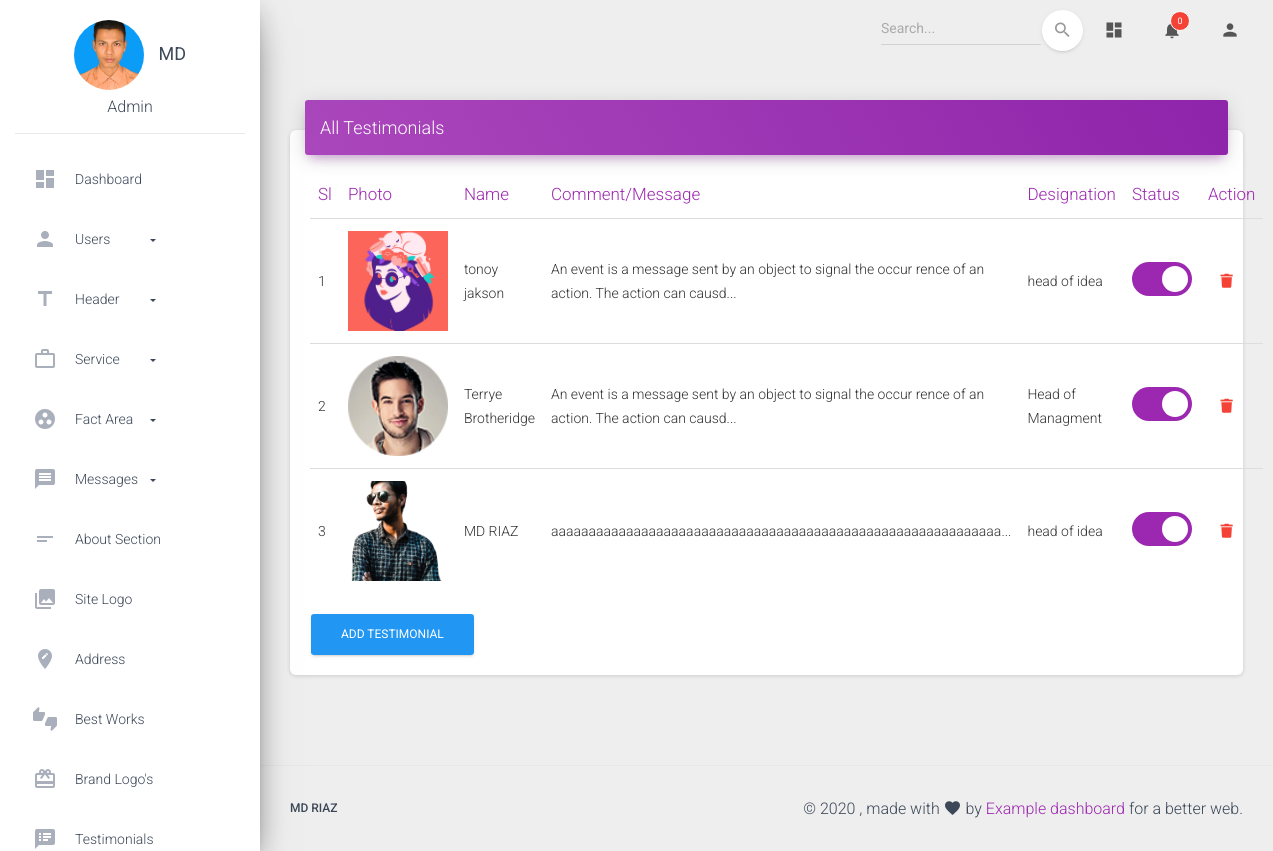
Screenshot of /admin/testimonial/testimonial.php (signed in) with the database file from the repository.
### tables this page shows
CREATE TABLE `testimonials` (
  `id` int(11) NOT NULL,
  `img_dir` varchar(100) DEFAULT NULL,
  `msg` varchar(255) NOT NULL,
  `name` varchar(100) NOT NULL,
  `designation` varchar(100) NOT NULL,
  `status` int(11) NOT NULL DEFAULT 0
);

### admin/testimonial/testimonial.php (the view, shortened to what this page needs)
<?php
include '../dashboard_includes/header.php';
include '../dashboard_includes/sidebar.php';
include '../dashboard_includes/topNav.php';
$select_testimonials = "SELECT * FROM `testimonials`";
$sql = mysqli_query($db_connect, $select_testimonials);
?>
<head>
</head>
<div class="content">
    <div class="container-fluid">
        <div class="row">
            <div class="col-lg-12">
                <div class="card card-nav-tabs">
                    <h4 class="card-header card-header-primary">All Testimonials</h4>
                    <div class="card-body">
                        <table class="table table-hover">
                            <thead class="text-primary">
                                <tr>
                                    <th>Sl</th>
                                    <th>Photo</th>
                                    <th>Name</th>
                                    <th>Comment/Message</th>
                                    <th>Designation</th>
                                    <th>Status</th>
                                    <th>Action</th>
                                </tr>
                            </thead>
                            <tbody>
                                <?php $count = 1;
                                foreach ($sql as $testimonial) : ?>
                                    <tr>
                                        <td><?= $count++ ?></td>
                                        <td><img src="/img/testi_avatar/<?= $testimonial['img_dir'] ?>" alt="" width="100" height="100" style="object-fit: cover"></td>
                                        <td><?= $testimonial['name'] ?></td>
                                        <td><?= substr($testimonial['msg'], 0, 100) . "..." ?></td>
                                        <td><?= $testimonial['designation'] ?></td>
                                        <td> <label class="switch">
                                                <a href="/admin/testimonial/testimonial-post.php?id=<?= $testimonial['id'] ?>&p=status">
                                                    <span class="slider round"></span>
                                                </a>
                                            </label>
                                        </td>
                                        <td class="text-center">
                                            <a data-toggle="modal" data-target="#deleteModal" title="Delete" id="dlbtn" onclick="dltfn(<?= $testimonial['id'] ?>)"><span class="text-danger"><i class="fas fa-trash"></i></span></a>
                                        </td>
                                    </tr>
                                <?php endforeach ?>
                            </tbody>
                        </table>
                        <a data-toggle="modal" data-target="#portfolio_triger" class="btn bg-primary text-white"><span>Add Testimonial</span></a>
                    </div>
                </div>
            </div>
        </div>
    </div>
</div>
<?php
include '../dashboard_includes/footer.php';
?>

### admin/dashboard_includes/header.php (shortened to what this page needs)
<?php
function role($role)
{
    if ($role == 1) {
        echo "Admin";
    } else if ($role == 2) {
        echo "Moderator";
    } else if ($role == 3) {
        echo "Editor";
    } else {
        echo "User";
    }
}
?>
<!DOCTYPE html>
<html lang="en">
<head>
    <link href="/css/fontawesome-all.min.css" rel="stylesheet">
    <link href="/admin/dashboard_assets/css/material-dashboard.min.css?v=2.1.2" rel="stylesheet" />
    <link href="/admin/dashboard_assets/css/style.css" rel="stylesheet" />
</head>
<body>
    <div class="wrapper ">
        <div class="main-panel">

### admin/dashboard_includes/sidebar.php (shortened to what this page needs)
<div class="sidebar" data-color="purple" data-background-color="white">
    <div class="logo">
        <a href="#" class="simple-text logo-normal">
            <img class="ppimg" src="/admin/dashboard_assets/user_img/<?= $_SESSION["img_dir"] ?>" alt=""> <?= $_SESSION["names"] ?>
        </a>
        <div class="text-center"><?= role($_SESSION["role"]) ?></div>
    </div>
    <div class="sidebar-wrapper">
        <ul class="nav">
            <li class="nav-item">
                <a class="nav-link" href="/admin/auth/dashboard.php">
                    <i class="material-icons">dashboard</i>
                    <p>Dashboard</p>
                </a>
            </li>
            <li class="nav-item ">
                <div class="dropdown">
                    <a class="nav-link dropdown-toggle" href="#" data-toggle="dropdown" aria-haspopup="true" aria-expanded="false">
                        <i class="material-icons">person</i>
                        <p>Users</p>
                    </a>
                </div>
            </li>
            <li class="nav-item ">
                <div class="dropdown">
                    <a class="nav-link dropdown-toggle" href="#" data-toggle="dropdown" aria-haspopup="true" aria-expanded="false">
                        <i class="material-icons">title</i>
                        <p>Header</p>
                    </a>
                </div>
            </li>
            <li class="nav-item ">
                <div class="dropdown">
                    <a class="nav-link dropdown-toggle" href="#" data-toggle="dropdown" aria-haspopup="true" aria-expanded="false">
                        <i class="material-icons">work_outline</i>
                        <p>Service</p>
                    </a>
                </div>
            </li>
            <li class="nav-item ">
                <div class="dropdown">
                    <a class="nav-link dropdown-toggle" href="#" data-toggle="dropdown" aria-haspopup="true" aria-expanded="false">
                        <i class="material-icons">group_work</i>
                        <p>Fact Area</p>
                    </a>
                </div>
            </li>
            <li class="nav-item ">
                <div class="dropdown">
                    <a class="nav-link dropdown-toggle" href="#" data-toggle="dropdown" aria-haspopup="true" aria-expanded="false">
                        <i class="material-icons">message</i>
                        <p>Messages</p>
                    </a>
                </div>
            </li>
            <li class="nav-item ">
                <a class="nav-link" href="/admin/about_section/about.php">
                    <i class="material-icons">short_text</i>
                    <p>About Section</p>
                </a>
            </li>
            <li class="nav-item ">
                <a class="nav-link" href="/admin/logo/logo.php">
                    <i class="material-icons">collections</i>
                    <p>Site Logo</p>
                </a>
            </li>
            <li class="nav-item ">
                <a class="nav-link" href="/admin/address/address.php">
                    <i class="material-icons">edit_location</i>
                    <p>Address</p>
                </a>
            </li>
            <li class="nav-item ">
                <a class="nav-link" href="/admin/portfolio/portfolio.php">
                    <i class="material-icons">thumbs_up_down</i>
                    <p>Best Works</p>
                </a>
            </li>
            <li class="nav-item">
                <a class="nav-link" href="/admin/brands/brands.php">
                    <i class="material-icons">card_giftcard</i>
                    <p>Brand Logo's</p>
                </a>
            </li>
            <li class="nav-item">
                <a class="nav-link" href="/admin/testimonial/testimonial.php">
                    <i class="material-icons">speaker_notes</i>
                    <p>Testimonials</p>
                </a>
            </li>
        </ul>
    </div>
</div>

### admin/dashboard_includes/topNav.php (shortened to what this page needs)
<?php
include 'db.php';
$count_msg = "SELECT COUNT(*) as totalmsg FROM `messages` WHERE `status` = 0";
$count_query = mysqli_query($db_connect, $count_msg);
$msg_num = mysqli_fetch_assoc($count_query);
?>
<nav class="navbar navbar-expand-lg navbar-transparent navbar-absolute fixed-top ">
  <div class="container-fluid">
    <div class="collapse navbar-collapse justify-content-end">
      <form class="navbar-form">
        <span class="bmd-form-group">
          <div class="input-group no-border">
            <input type="text" value="" class="form-control" placeholder="Search...">
            <button type="submit" class="btn btn-white btn-round btn-just-icon">
              <i class="material-icons">search</i>
              <div class="ripple-container"></div>
            </button>
          </div>
        </span>
      </form>
      <ul class="navbar-nav">
        <li class="nav-item">
          <a class="nav-link" href="javascript:;">
            <i class="material-icons">dashboard</i>
          </a>
        </li>
        <li class="nav-item dropdown">
          <a class="nav-link" href="#" id="navbarDropdownMenuLink" data-toggle="dropdown" aria-haspopup="true" aria-expanded="false">
            <i class="material-icons">notifications</i>
            <span class="notification"><?= $msg_num['totalmsg'] ?></span>
          </a>
        </li>
        <li class="nav-item dropdown">
          <a class="nav-link" href="javascript:;" id="navbarDropdownProfile" data-toggle="dropdown" aria-haspopup="true" aria-expanded="false">
            <i class="material-icons">person</i>
          </a>
        </li>
      </ul>
    </div>
  </div>
</nav>

### admin/dashboard_includes/footer.php (shortened to what this page needs)
<footer class="footer">
    <div class="container-fluid">
        <nav class="float-left">
            <ul>
                <li>
                    <a href="">
                        md riaz
                    </a>
                </li>
            </ul>
        </nav>
        <div class="copyright float-right">
            &copy;
            , made with <i class="material-icons">favorite</i> by
            <a href="#" target="_blank">Example dashboard</a>
            for a better web.
        </div>
    </div>
</footer>
</div>
</div>
</body>
</html>

### admin/dashboard_assets/css/style.css (style rules this page uses)
a { cursor: pointer; }
td a { margin: 0 10px; }
td a:first-child { margin-left: 0; }
.switch { position: relative; display: inline-block; width: 60px; height: 34px; }
.slider { position: absolute; cursor: pointer; top: 0; left: 0; right: 0; bottom: 0; background-color: #ccc; -webkit-transition: 0.4s; transition: 0.4s; }
.slider:before { position: absolute; content: ""; height: 26px; width: 26px; left: 4px; bottom: 4px; background-color: white; -webkit-transition: 0.4s; transition: 0.4s; }
input:checked + .slider { background-color: #9c27b0; }
input:checked + .slider:before { -webkit-transform: translateX(26px); -ms-transform: translateX(26px); transform: translateX(26px); }
.slider.round { border-radius: 34px; }
.slider.round:before { border-radius: 50%; }

### admin/dashboard_includes/sidebar.php (style rules this page uses)
.dropdown-toggle:after { position: absolute; top: 50%; right: 50%; }
.ppimg { height: 70px; border-radius: 50%; width: 70px; object-fit: cover; margin: 0 10px 0 0; }
.dropdown-toggle:after { right: 40%; }

### rows the page displays
testimonials: img_dir (picture), name "tonoy jakson", msg "An event is a message sent by an object to signal the occur rence of an action. The action can causd", designation "head of idea"
testimonials: img_dir (picture), name "Terrye Brotheridge", msg "An event is a message sent by an object to signal the occur rence of an action. The action can causd", designation "Head of Managment"
testimonials: img_dir (picture), name "MD RIAZ", msg "aaaaaaaaaaaaaaaaaaaaaaaaaaaaaaaaaaaaaaaaaaaaaaaaaaaaaaaaaaaa", designation "head of idea"

### other values shown
$_SESSION["names"] "MD"
$msg_num['totalmsg'] "0"
